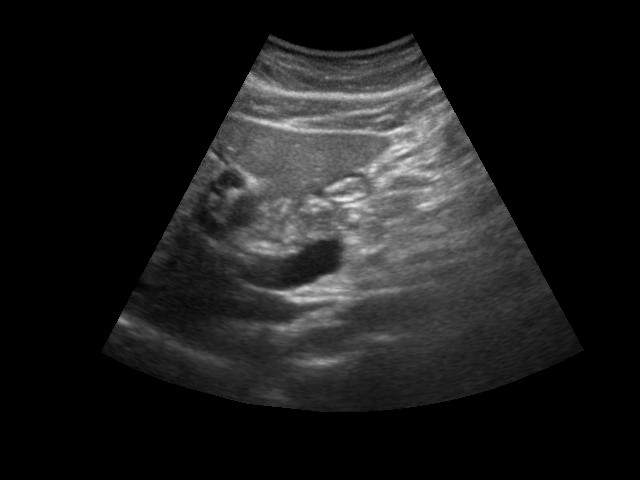
%> input picture images/h96.jpg, 640 x 480 px
$ octave wavelet_decompostion.m   (GNU Octave 9; MATLAB toolbox functions it lacks are replaced by stand-ins)
%> lines starting %> are read from the running program, lines starting %| are printed output that depends on the picture
### Wavelet_decomposition/calculate_snr.m
% Function to Calculate SNR
function snr_value = calculate_snr(original, processed)
    % Ensure images are double for calculations
    original = double(original);
    processed = double(processed);

    % Calculate signal power (mean squared value of the original image)
    signal_power = mean(original(:).^2);

    % Calculate noise power
    noise_power = mean((original(:) - processed(:)).^2);

    % Compute SNR in dB
    snr_value = 10 * log10(signal_power / noise_power);
end

### Wavelet_decomposition/wavelet_decompostion.m
% Step 1: Read and preprocess the image
img = imread('C:\Users\TNXQ\Desktop\Speckle_noise_reduction_using_various_filters\images\h96.jpg');  % Replace with your image path
%> img is the input picture: size 480x640 uint8; min 0, max 243, mean 27.8
if size(img, 3) == 3
    img = rgb2gray(img);  % Convert to grayscale if the image is RGB
end
img = double(img) / 255;  % Normalize the image to [0, 1]
%> img: size 480x640 double

% Step 2: Add Speckle Noise (0.08 variance noise level)
noise_img = imnoise(img, 'speckle', 0.08);  % Adding speckle noise with variance

% Step 3: Perform 2D Wavelet Decomposition
level = 1;  % Decomposition level (use level 1 for simplicity)
waveletType = 'db4';  % Daubechies 4 wavelet
[c, s] = wavedec2(noise_img, level, waveletType);  % Decompose the noisy image
%> s = [243 323; 243 323; 480 640]

% Step 4: Extract Approximation and Detail Coefficients
LL = appcoef2(c, s, waveletType, level);  % Approximation coefficients (LL)
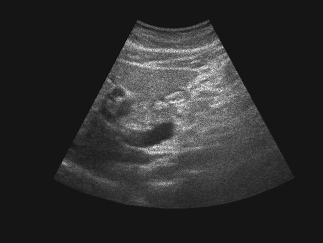
%> LL: size 243x323 double; min -0.189, max 2.08, mean 0.213; drawn with min black and max white
[LH, HL, HH] = detcoef2('all', c, s, level);  % Detail coefficients (LH, HL, HH)
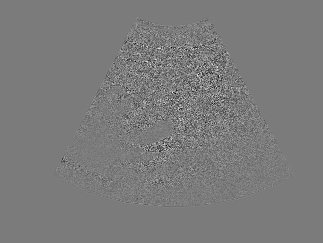
%> LH: size 243x323 double; min -0.57, max 0.605, mean -9.77e-05; drawn with min black and max white
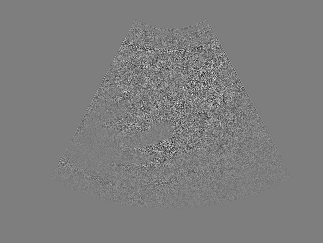
%> HL: size 243x323 double; min -0.573, max 0.586, mean 0.000406; drawn with min black and max white
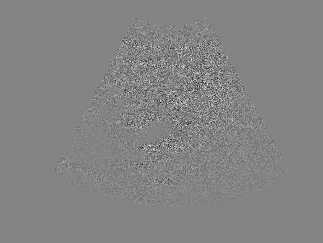
%> HH: size 243x323 double; min -0.646, max 0.603, mean -0.000167; drawn with min black and max white

% Step 5: Apply Thresholding to the Detail Coefficients (Optional)
threshold = 0.1;  % Define a threshold value for filtering
LH = LH .* (abs(LH) > threshold);  % Thresholding horizontal details
HL = HL .* (abs(HL) > threshold);  % Thresholding vertical details
HH = HH .* (abs(HH) > threshold);  % Thresholding diagonal details

% Step 6: Reconstruct the Image from the Filtered Coefficients
c_filtered = [LL(:); LH(:); HL(:); HH(:)];  % Recombine the coefficients
filtered_img = waverec2(c_filtered, s, waveletType);  % Reconstruct the filtered image

% Step 7: Calculate SNR Values
snr_noisy = calculate_snr(img, noise_img);  % SNR for noisy image
%> in calculate_snr, `signal_power = mean(original(:).^2);`: signal_power = 0.0407
%> in calculate_snr, `noise_power = mean((original(:) - processed(:)).^2);`: noise_power = 0.00322
%> in calculate_snr, `snr_value = 10 * log10(signal_power / noise_power);`: snr_value = 11.01
%> snr_noisy = 11.01
snr_filtered = calculate_snr(img, filtered_img);  % SNR for filtered image
%> snr_filtered = 11.67

% Calculating SSIM
%> (the run ends here)

$ run again, with images/h11.jpg copied over images/h96.jpg
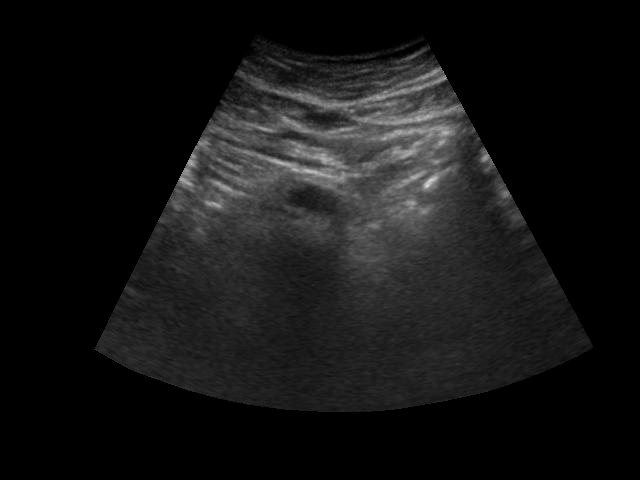
%> input picture images/h11.jpg, 640 x 480 px
%> img is the input picture: size 480x640 uint8; min 0, max 221, mean 20.6
%> img: size 480x640 double
%> s = [243 323; 243 323; 480 640]
%> `[LH, HL, HH] = detcoef2('all', c, s, level);`:
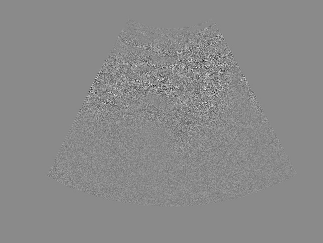
%> HH: size 243x323 double; min -0.564, max 0.477, mean -4.06e-05; drawn with min black and max white
%> `filtered_img = waverec2(c_filtered, s, waveletType);`:
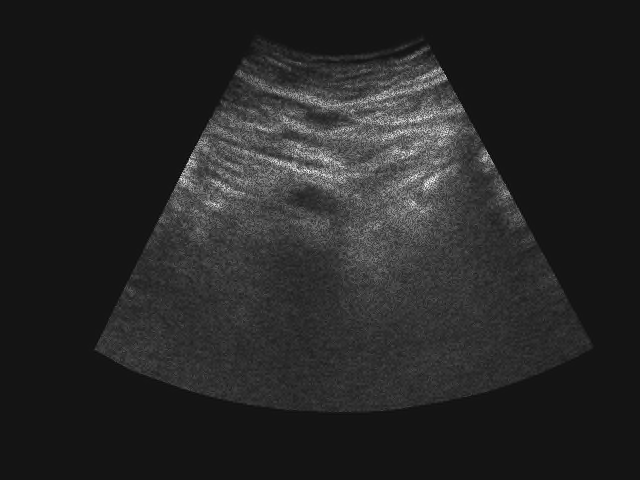
%> filtered_img: size 480x640 double; min -0.0929, max 1.05, mean 0.0807; drawn with min black and max white
%> signal_power = 0.0213
%> noise_power = 0.00171
%> snr_value = 10.95
%> snr_filtered = 12.24

$ run again, with images/h12.jpg copied over images/h96.jpg
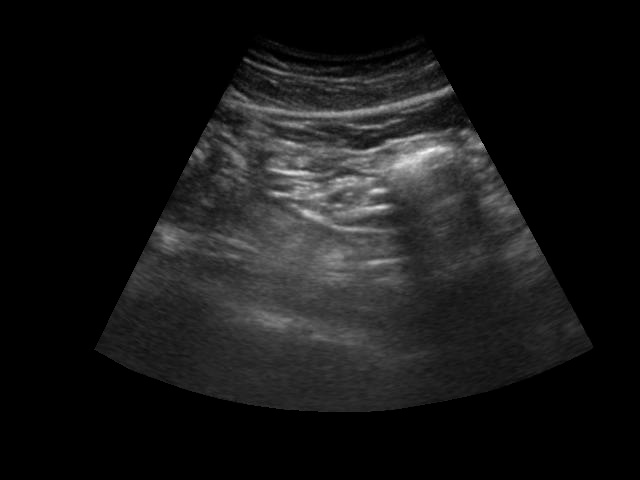
%> input picture images/h12.jpg, 640 x 480 px
%> img is the input picture: size 480x640 uint8; min 0, max 249, mean 22.9
%> img: size 480x640 double
%> s = [243 323; 243 323; 480 640]
%> `[LH, HL, HH] = detcoef2('all', c, s, level);`:
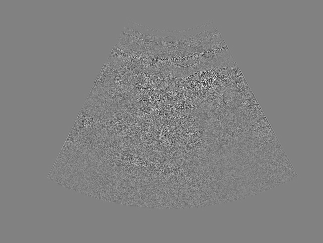
%> HL: size 243x323 double; min -0.521, max 0.502, mean 0.000313; drawn with min black and max white
%> `[LH, HL, HH] = detcoef2('all', c, s, level);`:
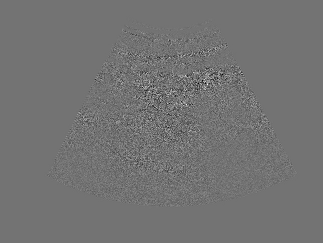
%> HH: size 243x323 double; min -0.536, max 0.651, mean -0.000252; drawn with min black and max white
%> signal_power = 0.026
%> noise_power = 0.00207
%> snr_value = 10.98
%> snr_filtered = 12.13
